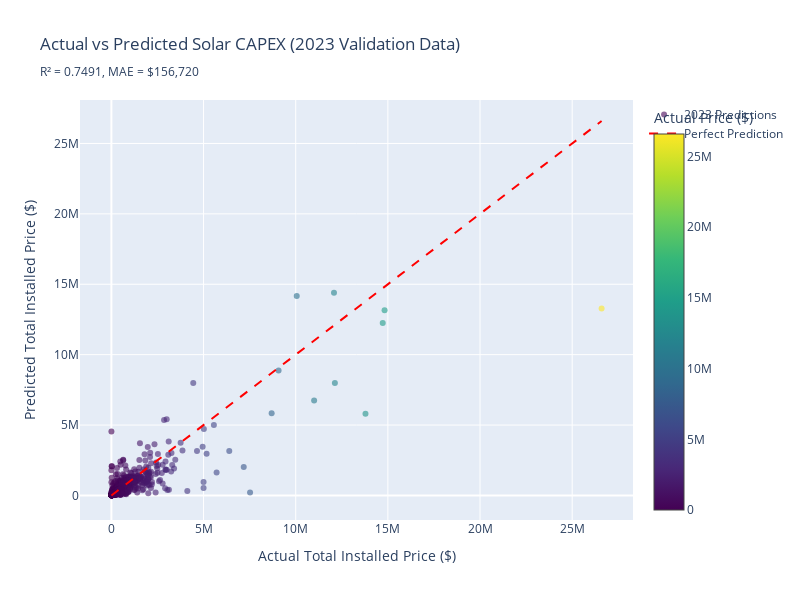

The notebook cell saved with this chart:
### Markdown cell above
### Visualization: Actual vs Predicted (2023 Validation Data)

Plot actual vs predicted costs to visualize model performance on the held-out 2023 data.

### Code cell
fig = go.Figure()

# Scatter plot of actual vs predicted
fig.add_trace(go.Scatter(
    x=validation_y,
    y=validation_predictions,
    mode='markers',
    marker=dict(
        size=6,
        color=validation_y,
        colorscale='Viridis',
        showscale=True,
        colorbar=dict(title="Actual Price ($)"),
        opacity=0.6
    ),
    name='2023 Predictions'
))

# Perfect prediction line
min_val = min(validation_y.min(), validation_predictions.min())
max_val = max(validation_y.max(), validation_predictions.max())
fig.add_trace(go.Scatter(
    x=[min_val, max_val],
    y=[min_val, max_val],
    mode='lines',
    line=dict(color='red', dash='dash', width=2),
    name='Perfect Prediction'
))

fig.update_layout(
    title=f'Actual vs Predicted Solar CAPEX (2023 Validation Data)<br><sub>R² = {validation_r2:.4f}, MAE = ${validation_mae:,.0f}</sub>',
    xaxis_title='Actual Total Installed Price ($)',
    yaxis_title='Predicted Total Installed Price ($)',
    width=800,
    height=600,
    hovermode='closest'
)

fig.show()

### Figure 1 — Plotly figure (JSON) as saved in the notebook; plotly's stock layout.template omitted (floating-point values rounded to 4 significant figures; data arrays with more than 128 entries replaced by an {"elided": "..."} marker saying what was removed)
{"data": [{"marker": {"color": {"elided": "2109 float values"}, "colorbar": {"title": {"text": "Actual Price ($)"}}, "colorscale": [[0, "#440154"], [0.1111, "#482878"], [0.2222, "#3e4989"], [0.3333, "#31688e"], [0.4444, "#26828e"], [0.5556, "#1f9e89"], [0.6667, "#35b779"], [0.7778, "#6ece58"], [0.8889, "#b5de2b"], [1, "#fde725"]], "opacity": 0.6, "showscale": true, "size": 6}, "mode": "markers", "name": "2023 Predictions", "type": "scatter", "x": {"elided": "2109 float values"}, "y": {"elided": "2109 float values"}}, {"line": {"color": "red", "dash": "dash", "width": 2}, "mode": "lines", "name": "Perfect Prediction", "type": "scatter", "x": [78.34, 26596000], "y": [78.34, 26596000]}], "layout": {"height": 600, "hovermode": "closest", "title": {"text": "Actual vs Predicted Solar CAPEX (2023 Validation Data)<br><sub>R² = 0.7491, MAE = $156,720</sub>"}, "width": 800, "xaxis": {"title": {"text": "Actual Total Installed Price ($)"}}, "yaxis": {"title": {"text": "Predicted Total Installed Price ($)"}}}}
